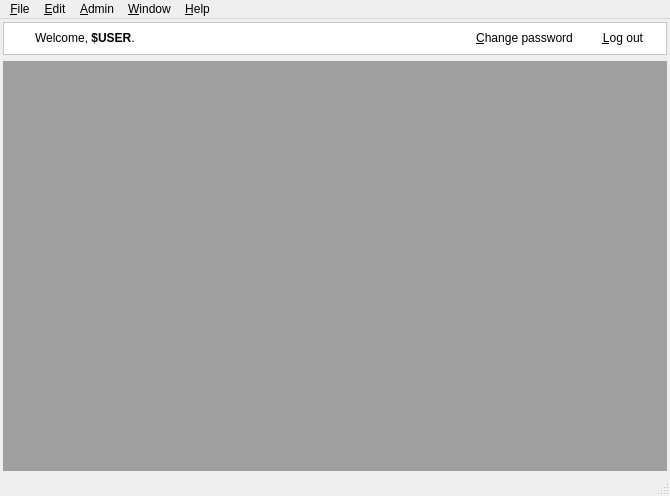
<?xml version="1.0" encoding="UTF-8"?>
<ui version="4.0">
 <class>MainWindow</class>
 <widget class="QMainWindow" name="MainWindow">
  <property name="geometry">
   <rect>
    <x>0</x>
    <y>0</y>
    <width>670</width>
    <height>496</height>
   </rect>
  </property>
  <property name="windowTitle">
   <string>MainWindow</string>
  </property>
  <property name="windowIcon">
   <iconset resource="resources.qrc">
    <normaloff>:/default/static/default/icons/22x22/face-devilish.png</normaloff>:/default/static/default/icons/22x22/face-devilish.png</iconset>
  </property>
  <widget class="QWidget" name="centralwidget">
   <layout class="QGridLayout" name="centralWidetGridLayou">
    <property name="margin">
     <number>3</number>
    </property>
    <item row="0" column="0">
     <widget class="QFrame" name="headerFrame">
      <property name="styleSheet">
       <string notr="true">background-color: rgb(255, 255, 255);</string>
      </property>
      <property name="frameShape">
       <enum>QFrame::StyledPanel</enum>
      </property>
      <property name="frameShadow">
       <enum>QFrame::Plain</enum>
      </property>
      <layout class="QGridLayout" name="headerGridLayout">
       <property name="margin">
        <number>3</number>
       </property>
       <item row="0" column="0">
        <layout class="QHBoxLayout" name="horizontalLayout">
         <item>
          <widget class="QLabel" name="iconWelcomeLabel">
           <property name="minimumSize">
            <size>
             <width>22</width>
             <height>22</height>
            </size>
           </property>
           <property name="maximumSize">
            <size>
             <width>22</width>
             <height>22</height>
            </size>
           </property>
           <property name="text">
            <string/>
           </property>
           <property name="pixmap">
            <pixmap resource="resources.qrc">:/default/static/default/icons/22x22/meeting-organizer.png</pixmap>
           </property>
          </widget>
         </item>
         <item>
          <widget class="QLabel" name="welcomeLabel">
           <property name="text">
            <string>Welcome, &lt;b&gt;$USER&lt;/b&gt;.</string>
           </property>
          </widget>
         </item>
        </layout>
       </item>
       <item row="0" column="1">
        <spacer name="horizontalSpacer">
         <property name="orientation">
          <enum>Qt::Horizontal</enum>
         </property>
         <property name="sizeHint" stdset="0">
          <size>
           <width>268</width>
           <height>25</height>
          </size>
         </property>
        </spacer>
       </item>
       <item row="0" column="2">
        <layout class="QHBoxLayout" name="horizontalLayout_2">
         <item>
          <widget class="QPushButton" name="changePasswordPushButton">
           <property name="text">
            <string>&amp;Change password</string>
           </property>
           <property name="icon">
            <iconset resource="resources.qrc">
             <normaloff>:/default/static/default/icons/22x22/dialog-password.png</normaloff>:/default/static/default/icons/22x22/dialog-password.png</iconset>
           </property>
           <property name="flat">
            <bool>true</bool>
           </property>
          </widget>
         </item>
         <item>
          <widget class="QPushButton" name="logoutPushButton">
           <property name="text">
            <string>&amp;Log out</string>
           </property>
           <property name="icon">
            <iconset resource="resources.qrc">
             <normaloff>:/default/static/default/icons/22x22/system-log-out.png</normaloff>:/default/static/default/icons/22x22/system-log-out.png</iconset>
           </property>
           <property name="shortcut">
            <string>Ctrl+Shift+W</string>
           </property>
           <property name="autoDefault">
            <bool>false</bool>
           </property>
           <property name="default">
            <bool>false</bool>
           </property>
           <property name="flat">
            <bool>true</bool>
           </property>
          </widget>
         </item>
        </layout>
       </item>
      </layout>
     </widget>
    </item>
    <item row="1" column="0">
     <widget class="QMdiArea" name="mdiArea">
      <property name="viewMode">
       <enum>QMdiArea::TabbedView</enum>
      </property>
     </widget>
    </item>
   </layout>
  </widget>
  <widget class="QMenuBar" name="menubar">
   <property name="geometry">
    <rect>
     <x>0</x>
     <y>0</y>
     <width>670</width>
     <height>25</height>
    </rect>
   </property>
   <widget class="QMenu" name="menuFile">
    <property name="title">
     <string>&amp;File</string>
    </property>
    <addaction name="actionPrint"/>
    <addaction name="separator"/>
    <addaction name="actionClose"/>
    <addaction name="separator"/>
    <addaction name="actionQuit"/>
   </widget>
   <widget class="QMenu" name="menuEdit">
    <property name="title">
     <string>&amp;Edit</string>
    </property>
    <addaction name="actionUndo"/>
    <addaction name="actionRedo"/>
    <addaction name="separator"/>
    <addaction name="actionCut"/>
    <addaction name="actionCopy"/>
    <addaction name="actionPaste"/>
    <addaction name="actionDelete"/>
    <addaction name="separator"/>
    <addaction name="actionPreferences"/>
   </widget>
   <widget class="QMenu" name="menuWindow">
    <property name="title">
     <string>&amp;Window</string>
    </property>
    <addaction name="actionMinimize"/>
    <addaction name="separator"/>
   </widget>
   <widget class="QMenu" name="menuHelp">
    <property name="title">
     <string>&amp;Help</string>
    </property>
    <addaction name="actionHelpContents"/>
    <addaction name="actionReleaseNotes"/>
    <addaction name="actionReportBugs"/>
    <addaction name="separator"/>
    <addaction name="actionCheckForUpdates"/>
    <addaction name="separator"/>
    <addaction name="actionAbout"/>
    <addaction name="actionLicense"/>
   </widget>
   <widget class="QMenu" name="menuAdmin">
    <property name="title">
     <string>&amp;Admin</string>
    </property>
    <addaction name="actionContentTypes"/>
    <addaction name="separator"/>
    <addaction name="actionPermissions"/>
    <addaction name="actionGroups"/>
    <addaction name="actionUsers"/>
   </widget>
   <addaction name="menuFile"/>
   <addaction name="menuEdit"/>
   <addaction name="menuAdmin"/>
   <addaction name="menuWindow"/>
   <addaction name="menuHelp"/>
  </widget>
  <widget class="QStatusBar" name="statusbar"/>
  <action name="actionNew">
   <property name="icon">
    <iconset resource="resources.qrc">
     <normaloff>:/default/static/default/icons/22x22/document-new.png</normaloff>:/default/static/default/icons/22x22/document-new.png</iconset>
   </property>
   <property name="text">
    <string>&amp;New</string>
   </property>
   <property name="shortcut">
    <string>Ctrl+N</string>
   </property>
  </action>
  <action name="actionOpen">
   <property name="icon">
    <iconset resource="resources.qrc">
     <normaloff>:/default/static/default/icons/22x22/document-open.png</normaloff>:/default/static/default/icons/22x22/document-open.png</iconset>
   </property>
   <property name="text">
    <string>&amp;Open</string>
   </property>
   <property name="shortcut">
    <string>Ctrl+O</string>
   </property>
  </action>
  <action name="actionClose">
   <property name="icon">
    <iconset resource="resources.qrc">
     <normaloff>:/default/static/default/icons/22x22/window-close.png</normaloff>:/default/static/default/icons/22x22/window-close.png</iconset>
   </property>
   <property name="text">
    <string>&amp;Close</string>
   </property>
   <property name="shortcut">
    <string>Ctrl+W</string>
   </property>
  </action>
  <action name="actionQuit">
   <property name="icon">
    <iconset resource="resources.qrc">
     <normaloff>:/default/static/default/icons/22x22/application-exit.png</normaloff>:/default/static/default/icons/22x22/application-exit.png</iconset>
   </property>
   <property name="text">
    <string>&amp;Quit</string>
   </property>
   <property name="shortcut">
    <string>Ctrl+Q</string>
   </property>
  </action>
  <action name="actionPrint">
   <property name="icon">
    <iconset resource="resources.qrc">
     <normaloff>:/default/static/default/icons/22x22/document-print.png</normaloff>:/default/static/default/icons/22x22/document-print.png</iconset>
   </property>
   <property name="text">
    <string>Print...</string>
   </property>
   <property name="shortcut">
    <string>Ctrl+P</string>
   </property>
  </action>
  <action name="actionSave">
   <property name="icon">
    <iconset resource="resources.qrc">
     <normaloff>:/default/static/default/icons/22x22/document-save.png</normaloff>:/default/static/default/icons/22x22/document-save.png</iconset>
   </property>
   <property name="text">
    <string>&amp;Save</string>
   </property>
   <property name="shortcut">
    <string>Ctrl+S</string>
   </property>
  </action>
  <action name="actionSaveAs">
   <property name="icon">
    <iconset resource="resources.qrc">
     <normaloff>:/default/static/default/icons/22x22/document-save-as.png</normaloff>:/default/static/default/icons/22x22/document-save-as.png</iconset>
   </property>
   <property name="text">
    <string>Save &amp;As...</string>
   </property>
   <property name="shortcut">
    <string>Ctrl+Shift+S</string>
   </property>
  </action>
  <action name="actionSaveAll">
   <property name="icon">
    <iconset resource="resources.qrc">
     <normaloff>:/default/static/default/icons/22x22/document-save-all.png</normaloff>:/default/static/default/icons/22x22/document-save-all.png</iconset>
   </property>
   <property name="text">
    <string>Save A&amp;ll</string>
   </property>
  </action>
  <action name="actionUndo">
   <property name="icon">
    <iconset resource="resources.qrc">
     <normaloff>:/default/static/default/icons/22x22/edit-undo.png</normaloff>:/default/static/default/icons/22x22/edit-undo.png</iconset>
   </property>
   <property name="text">
    <string>&amp;Undo</string>
   </property>
   <property name="shortcut">
    <string>Ctrl+Z</string>
   </property>
  </action>
  <action name="actionRedo">
   <property name="icon">
    <iconset resource="resources.qrc">
     <normaloff>:/default/static/default/icons/22x22/edit-redo.png</normaloff>:/default/static/default/icons/22x22/edit-redo.png</iconset>
   </property>
   <property name="text">
    <string>&amp;Redo</string>
   </property>
   <property name="shortcut">
    <string>Ctrl+Shift+Z</string>
   </property>
  </action>
  <action name="actionCut">
   <property name="icon">
    <iconset resource="resources.qrc">
     <normaloff>:/default/static/default/icons/22x22/edit-cut.png</normaloff>:/default/static/default/icons/22x22/edit-cut.png</iconset>
   </property>
   <property name="text">
    <string>Cu&amp;t</string>
   </property>
   <property name="shortcut">
    <string>Ctrl+X</string>
   </property>
  </action>
  <action name="actionCopy">
   <property name="icon">
    <iconset resource="resources.qrc">
     <normaloff>:/default/static/default/icons/22x22/edit-copy.png</normaloff>:/default/static/default/icons/22x22/edit-copy.png</iconset>
   </property>
   <property name="text">
    <string>&amp;Copy</string>
   </property>
   <property name="shortcut">
    <string>Ctrl+C</string>
   </property>
  </action>
  <action name="actionPaste">
   <property name="icon">
    <iconset resource="resources.qrc">
     <normaloff>:/default/static/default/icons/22x22/edit-paste.png</normaloff>:/default/static/default/icons/22x22/edit-paste.png</iconset>
   </property>
   <property name="text">
    <string>&amp;Paste</string>
   </property>
   <property name="shortcut">
    <string>Ctrl+V</string>
   </property>
  </action>
  <action name="actionDelete">
   <property name="icon">
    <iconset resource="resources.qrc">
     <normaloff>:/default/static/default/icons/22x22/edit-delete.png</normaloff>:/default/static/default/icons/22x22/edit-delete.png</iconset>
   </property>
   <property name="text">
    <string>&amp;Delete</string>
   </property>
   <property name="shortcut">
    <string>Ctrl+Del</string>
   </property>
  </action>
  <action name="actionMinimize">
   <property name="checkable">
    <bool>true</bool>
   </property>
   <property name="checked">
    <bool>false</bool>
   </property>
   <property name="text">
    <string>&amp;Minimize</string>
   </property>
  </action>
  <action name="actionHelpContents">
   <property name="icon">
    <iconset resource="resources.qrc">
     <normaloff>:/default/static/default/icons/22x22/help-contents.png</normaloff>:/default/static/default/icons/22x22/help-contents.png</iconset>
   </property>
   <property name="text">
    <string>Help Contents</string>
   </property>
  </action>
  <action name="actionReleaseNotes">
   <property name="icon">
    <iconset resource="resources.qrc">
     <normaloff>:/default/static/default/icons/22x22/im-status-message-edit.png</normaloff>:/default/static/default/icons/22x22/im-status-message-edit.png</iconset>
   </property>
   <property name="text">
    <string>Release &amp;Notes</string>
   </property>
  </action>
  <action name="actionReportBugs">
   <property name="icon">
    <iconset resource="resources.qrc">
     <normaloff>:/default/static/default/icons/22x22/tools-report-bug.png</normaloff>:/default/static/default/icons/22x22/tools-report-bug.png</iconset>
   </property>
   <property name="text">
    <string>&amp;Report Bugs</string>
   </property>
  </action>
  <action name="actionCheckForUpdates">
   <property name="text">
    <string>Check f&amp;or Updates...</string>
   </property>
  </action>
  <action name="actionAbout">
   <property name="icon">
    <iconset resource="resources.qrc">
     <normaloff>:/default/static/default/icons/22x22/face-devilish.png</normaloff>:/default/static/default/icons/22x22/face-devilish.png</iconset>
   </property>
   <property name="text">
    <string>&amp;About</string>
   </property>
  </action>
  <action name="actionLicense">
   <property name="icon">
    <iconset resource="resources.qrc">
     <normaloff>:/default/static/default/icons/22x22/help-about.png</normaloff>:/default/static/default/icons/22x22/help-about.png</iconset>
   </property>
   <property name="text">
    <string>&amp;License</string>
   </property>
  </action>
  <action name="actionPreferences">
   <property name="icon">
    <iconset resource="resources.qrc">
     <normaloff>:/default/static/default/icons/22x22/preferences-desktop.png</normaloff>:/default/static/default/icons/22x22/preferences-desktop.png</iconset>
   </property>
   <property name="text">
    <string>Prefere&amp;nces</string>
   </property>
   <property name="shortcut">
    <string>Ctrl+Shift+P</string>
   </property>
  </action>
  <action name="actionClearMenu">
   <property name="text">
    <string>&amp;Clear Menu</string>
   </property>
  </action>
  <action name="actionContentTypes">
   <property name="icon">
    <iconset resource="resources.qrc">
     <normaloff>:/default/static/default/icons/22x22/documentation.png</normaloff>:/default/static/default/icons/22x22/documentation.png</iconset>
   </property>
   <property name="text">
    <string>&amp;Content Types</string>
   </property>
  </action>
  <action name="actionPermissions">
   <property name="icon">
    <iconset resource="resources.qrc">
     <normaloff>:/default/static/default/icons/22x22/irc-operator.png</normaloff>:/default/static/default/icons/22x22/irc-operator.png</iconset>
   </property>
   <property name="text">
    <string>&amp;Permissions</string>
   </property>
  </action>
  <action name="actionGroups">
   <property name="icon">
    <iconset resource="resources.qrc">
     <normaloff>:/default/static/default/icons/22x22/resource-group.png</normaloff>:/default/static/default/icons/22x22/resource-group.png</iconset>
   </property>
   <property name="text">
    <string>&amp;Groups</string>
   </property>
  </action>
  <action name="actionUsers">
   <property name="icon">
    <iconset resource="resources.qrc">
     <normaloff>:/default/static/default/icons/22x22/list-add-user.png</normaloff>:/default/static/default/icons/22x22/list-add-user.png</iconset>
   </property>
   <property name="text">
    <string>&amp;Users</string>
   </property>
  </action>
 </widget>
 <tabstops>
  <tabstop>logoutPushButton</tabstop>
  <tabstop>changePasswordPushButton</tabstop>
 </tabstops>
 <resources>
  <include location="resources.qrc"/>
 </resources>
 <connections/>
</ui>
